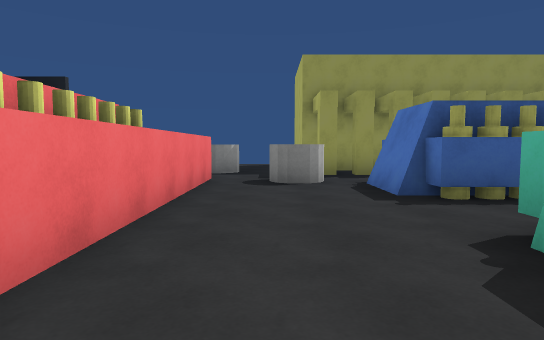
View 1 (above)

17 first-person views from a walk through a Unity game level. The camera is 1.3 m above the floor, tilts 4° down and sees 75° across. The floor is counted in squares, 2 m on a side. Each view is taken from the middle of a square. On the plan, view 1 faces up. The plan holds only what a view shows up to about 10 squares ahead; the rest is blank. The place goes on beyond the plan. The player is left out. Some surface patterns are stand-ins.

View 2
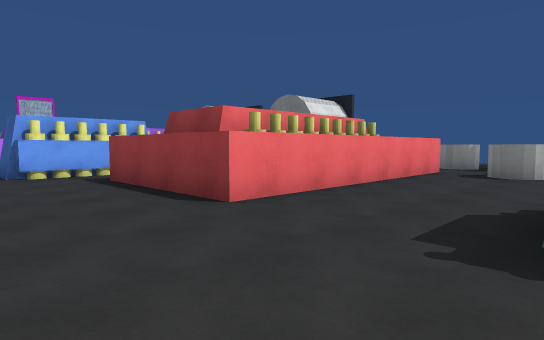

View 3
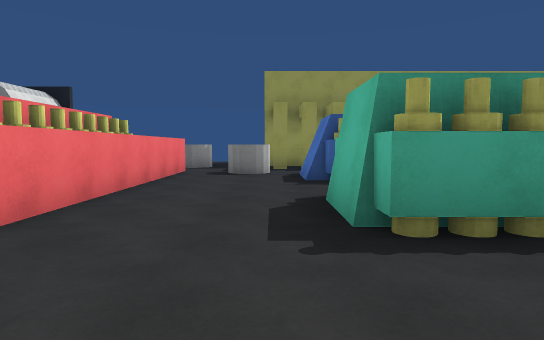

View 4
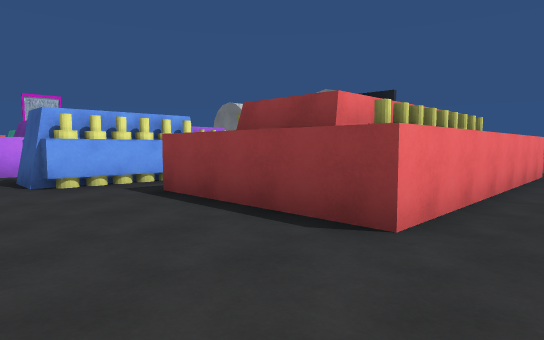

View 5
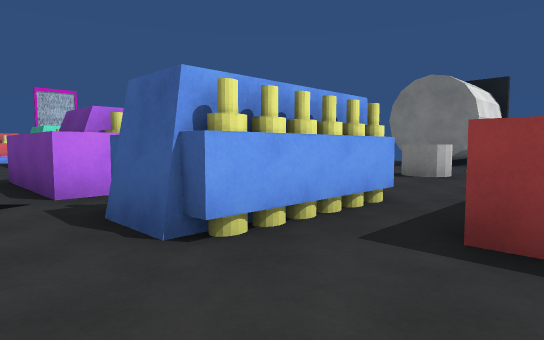

View 6
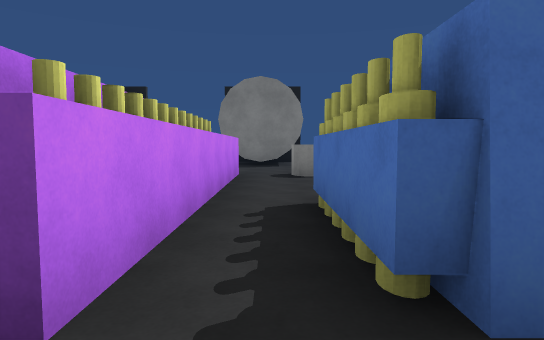

View 7
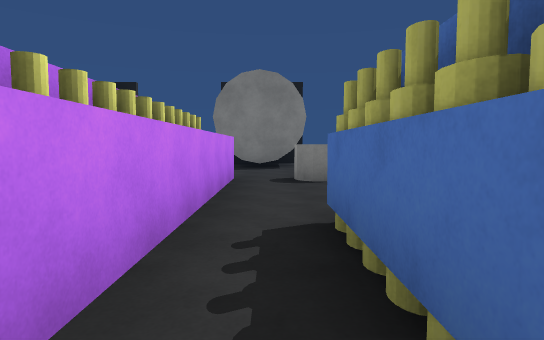

View 8
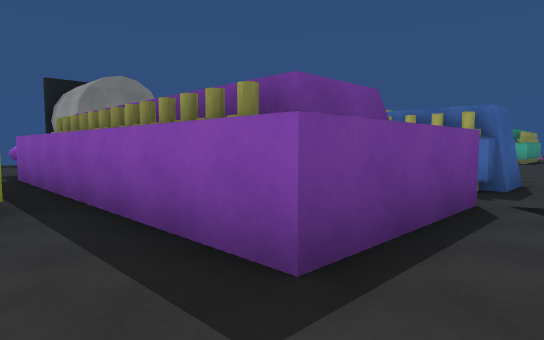

View 9
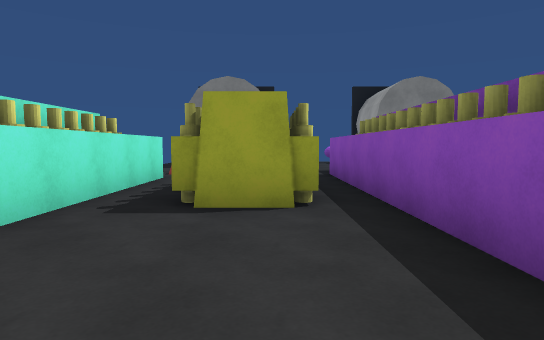

View 10
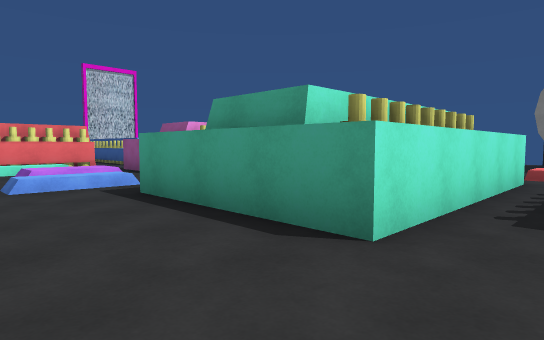

View 11
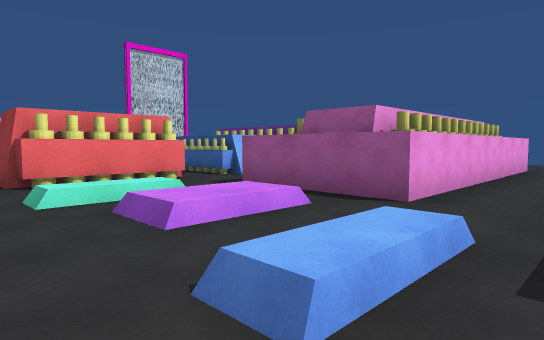

View 12
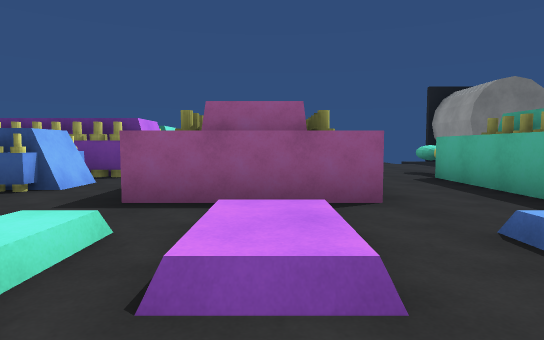

View 13
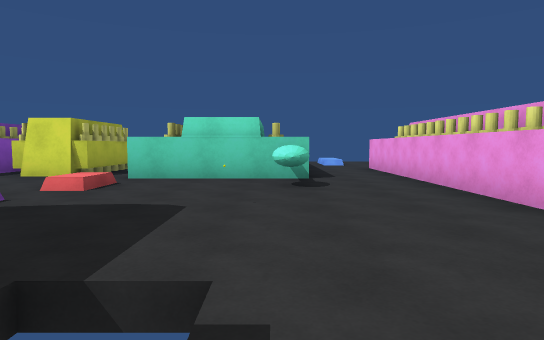

View 14
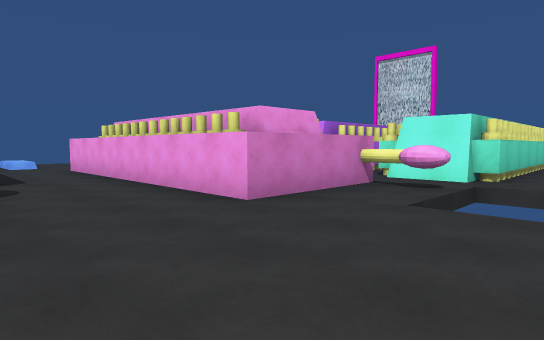

View 15
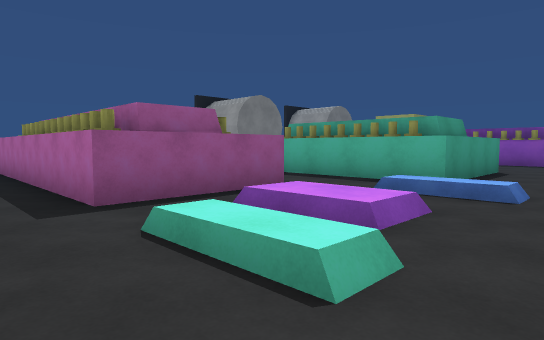

View 16
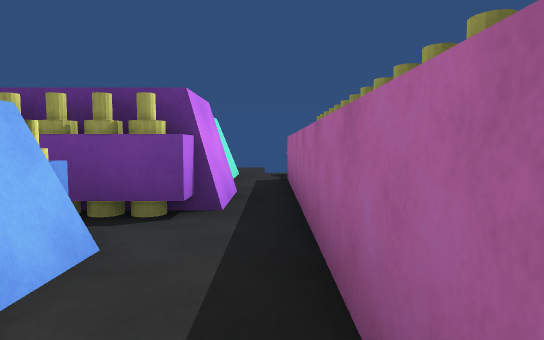

View 17
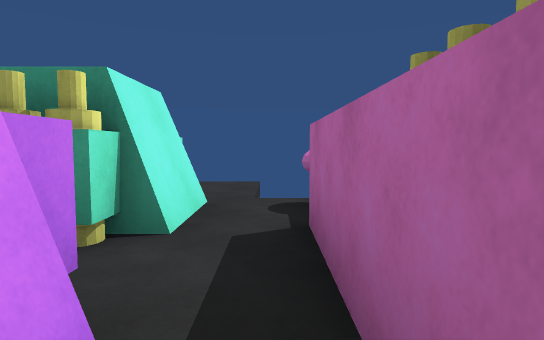

### Floor plan
Key: @ floor where view 1 was taken; # wall or solid block; . main floor; : floor 0.25 m higher than the main floor; + floor 0.5 m higher than the main floor; / step, stairs or slope; = window, fence, low wall or low ledge; ^ raised ledge.
Columns run from 26 left of view 1 to 3 right of it. Each row starts with its distance up from view 1.
 12      ....
 11      ....
 10 ###^.......              ..
  9 ##.#......./     ...     #.###
  8 #..###...../  /. ...     ..##
  7 ##.###..=../. /^ ...    #....
  6 ##.###..^..+...###.#.   #.#.#
  5 ^^.###..###....###...   #...##
  4 ##.###..###.##.###...   #....#
  3 #..###..###.##.###....  #....
  2 ...###..###.##.###.##.  #...#
  1 ##..:...^##....###.##.###...##
  0 ##///.+........###.##.....@...
 -1 ##//..+........###...........
 -2  ............................

Where each view was taken, in squares from view 1:
view 1: 0 up, 0 right, facing up
view 2: 2 down, 2 right, facing up-left
view 3: 2 down, 1 right, facing up
view 4: 2 down, 0 right, facing up-left
view 5: 2 down, 4 left, facing up-left
view 6: 2 down, 8 left, facing up
view 7: 1 down, 8 left, facing up
view 8: 2 down, 13 left, facing up-right
view 9: 2 down, 13 left, facing up
view 10: 2 down, 14 left, facing up-left
view 11: 2 down, 19 left, facing up-left
view 12: 2 down, 22 left, facing up
view 13: 12 up, 18 left, facing down
view 14: 12 up, 18 left, facing down-left
view 15: 2 down, 25 left, facing up-right
view 16: 2 up, 24 left, facing up
view 17: 6 up, 24 left, facing up
